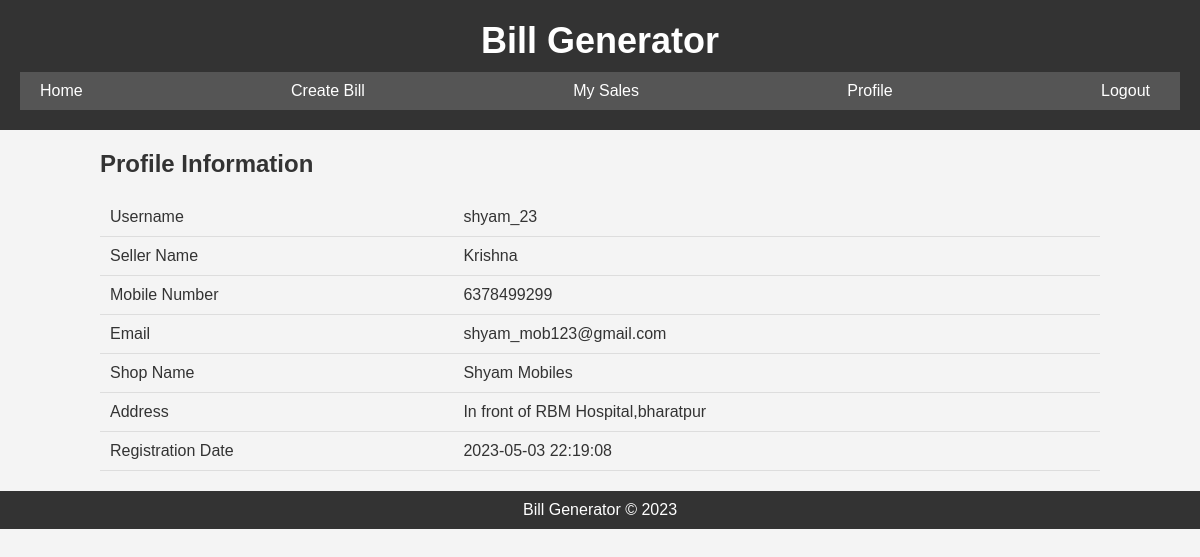
The page /profile (signed in) on the database its author committed.
### tables this page shows
CREATE TABLE seller
				(
					id INTEGER primary key,
					username TEXT,
					password TEXT,
					seller_name TEXT,
					mob_no TEXT,
					email TEXT,
					shop_name TEXT,
					address TEXT,
					register_date TEXT
				);

### app.py (the view)
@app.route('/profile', methods=['GET'])
def profile():
	msg = True
	email_in_session = session['email']
	seller = seller_data(email_in_session)
	seller_id = int(seller[0][0])
	conn = sqlite3.connect('Database.db')
	cur = conn.cursor()
	cur.execute("SELECT username,seller_name,mob_no,email,shop_name,address,register_date FROM seller WHERE id=?", (seller_id,))
	data = cur.fetchall()
	return render_template('profile.html',data=data, msg=msg)

### app.py (called while the page is built)
def seller_data(email):
	conn = sqlite3.connect('Database.db')
	cur = conn.cursor()
	cur.execute("SELECT * FROM seller WHERE email=?", (email,))
	data = cur.fetchall()
	return data

### templates/profile.html
{% extends "layout.html" %}
{% block body %}
	<main>
		<div class="container">
			<h2>Profile Information</h2>
			<table>
				<tbody>
					<tr>
						<td>Username</td>
						<td>{{ data[0][0] }}</td>
					</tr>
					<tr>
						<td>Seller Name</td>
						<td>{{ data[0][1] }}</td>
					</tr>
					<tr>
						<td>Mobile Number</td>
						<td>{{ data[0][2] }}</td>
					</tr>
					<tr>
						<td>Email</td>
						<td>{{ data[0][3] }}</td>
					</tr>
					<tr>
						<td>Shop Name</td>
						<td>{{ data[0][4] }}</td>
					</tr>
					<tr>
						<td>Address</td>
						<td>{{ data[0][5] }}</td>
					</tr>
					<tr>
						<td>Registration Date</td>
						<td>{{ data[0][6] }}</td>
					</tr>
				</tbody>
			</table>
		</div>
	</main>
{% endblock %}

### static/style.css (style rules this page uses)
* { box-sizing: border-box; margin: 0; padding: 0; }
body { font-family: Arial, sans-serif; background-color: #f4f4f4; color: #333; }
.container { max-width: 1000px; margin: auto; }
main { margin: 20px; }
h2 { margin-bottom: 20px; }
table { border-collapse: collapse; width: 100%; margin-top: 20px; }
th, td { padding: 10px; text-align: left; border-bottom: 1px solid #ddd; }

### rows shown on the page
seller: username "shyam_23", seller_name "Krishna", mob_no "6378499299", email "shyam_mob123@gmail.com", shop_name "Shyam Mobiles", address "In front of RBM Hospital,bharatpur", register_date "2023-05-03 22:19:08"
